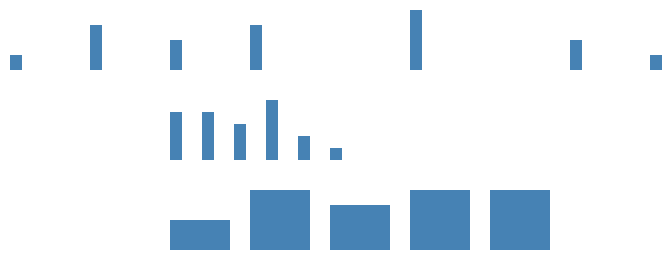

The Vega-Lite source for this figure:
### Vega specification from a JSON file in a GitHub repository (floating-point values rounded to 4 significant figures)
{"$schema": "https://vega.github.io/schema/vega/v6.json", "width": 200, "height": 130, "padding": 5, "signals": [{"name": "dr", "value": [-10, 40]}, {"name": "tr", "value": [3, 18]}, {"name": "xr", "value": [200, 2000]}], "data": [{"name": "flights", "values": [{"id": 0, "delay": null, "time": 0, "distance": 0}, {"id": 1, "delay": -5, "time": 7, "distance": 600}, {"id": 2, "delay": 10, "time": 14, "distance": 1200}, {"id": 3, "delay": 25, "time": 21, "distance": 1800}, {"id": 4, "delay": 40, "time": 4, "distance": 2400}, {"id": 5, "delay": 55, "time": 11, "distance": 500}, {"id": 6, "delay": -15, "time": 18, "distance": 1100}, {"id": 7, "delay": 0, "time": 1, "distance": 1700}, {"id": 8, "delay": 15, "time": 8, "distance": 2300}, {"id": 9, "delay": 30, "time": 15, "distance": 400}, {"id": 10, "delay": 45, "time": 22, "distance": 1000}, {"id": 11, "delay": null, "time": 5, "distance": 1600}, {"id": 12, "delay": -10, "time": 12, "distance": 2200}, {"id": 13, "delay": 5, "time": 19, "distance": 300}, {"id": 14, "delay": 20, "time": 2, "distance": 900}, {"id": 15, "delay": 35, "time": 9, "distance": 1500}, {"id": 16, "delay": 50, "time": 16, "distance": 2100}, {"id": 17, "delay": -20, "time": 23, "distance": 200}, {"id": 18, "delay": -5, "time": 6, "distance": 800}, {"id": 19, "delay": 10, "time": 13, "distance": 1400}, {"id": 20, "delay": 25, "time": 20, "distance": 2000}, {"id": 21, "delay": 40, "time": 3, "distance": 100}, {"id": 22, "delay": null, "time": 10, "distance": 700}, {"id": 23, "delay": -15, "time": 17, "distance": 1300}, {"id": 24, "delay": 0, "time": 0, "distance": 1900}, {"id": 25, "delay": 15, "time": 7, "distance": 0}, {"id": 26, "delay": 30, "time": 14, "distance": 600}, {"id": 27, "delay": 45, "time": 21, "distance": 1200}, {"id": 28, "delay": 60, "time": 4, "distance": 1800}, {"id": 29, "delay": -10, "time": 11, "distance": 2400}, {"id": 30, "delay": 5, "time": 18, "distance": 500}, {"id": 31, "delay": 20, "time": 1, "distance": 1100}, {"id": 32, "delay": 35, "time": 8, "distance": 1700}, {"id": 33, "delay": null, "time": 15, "distance": 2300}, {"id": 34, "delay": -20, "time": 22, "distance": 400}, {"id": 35, "delay": -5, "time": 5, "distance": 1000}, {"id": 36, "delay": 10, "time": 12, "distance": 1600}, {"id": 37, "delay": 25, "time": 19, "distance": 2200}, {"id": 38, "delay": 40, "time": 2, "distance": 300}, {"id": 39, "delay": 55, "time": 9, "distance": 900}], "transform": [{"type": "bin", "field": "delay", "extent": [-20, 70], "step": 10, "as": ["delay0", "delay1"]}, {"type": "bin", "field": "time", "extent": [0, 24], "step": 4, "as": ["time0", "time1"]}, {"type": "bin", "field": "distance", "extent": [0, 2500], "step": 500, "as": ["distance0", "distance1"]}, {"type": "crossfilter", "signal": "xf", "fields": ["delay", "time", "distance"], "query": [{"signal": "dr"}, {"signal": "tr"}, {"signal": "xr"}]}]}], "marks": [{"type": "group", "encode": {"enter": {"y": {"value": 0}, "width": {"signal": "width"}, "height": {"value": 30}}}, "data": [{"name": "delay-bins", "source": "flights", "transform": [{"type": "resolvefilter", "ignore": 1, "filter": {"signal": "xf"}}, {"type": "aggregate", "groupby": ["delay0", "delay1"], "key": "delay0", "drop": false}]}], "scales": [{"name": "ys", "type": "linear", "domain": {"data": "delay-bins", "field": "count"}, "range": [30, 0]}], "marks": [{"type": "rect", "from": {"data": "delay-bins"}, "encode": {"update": {"x": {"signal": "datum.delay0 * 4"}, "width": {"value": 6}, "y": {"scale": "ys", "field": "count"}, "y2": {"scale": "ys", "value": 0}, "fill": {"value": "steelblue"}}}}]}, {"type": "group", "encode": {"enter": {"y": {"value": 45}, "width": {"signal": "width"}, "height": {"value": 30}}}, "data": [{"name": "time-bins", "source": "flights", "transform": [{"type": "resolvefilter", "ignore": 2, "filter": {"signal": "xf"}}, {"type": "aggregate", "groupby": ["time0", "time1"], "key": "time0", "drop": false}]}], "scales": [{"name": "ys", "type": "linear", "domain": {"data": "time-bins", "field": "count"}, "range": [30, 0]}], "marks": [{"type": "rect", "from": {"data": "time-bins"}, "encode": {"update": {"x": {"signal": "datum.time0 * 4"}, "width": {"value": 6}, "y": {"scale": "ys", "field": "count"}, "y2": {"scale": "ys", "value": 0}, "fill": {"value": "steelblue"}}}}]}, {"type": "group", "encode": {"enter": {"y": {"value": 90}, "width": {"signal": "width"}, "height": {"value": 30}}}, "data": [{"name": "distance-bins", "source": "flights", "transform": [{"type": "resolvefilter", "ignore": 4, "filter": {"signal": "xf"}}, {"type": "aggregate", "groupby": ["distance0", "distance1"], "key": "distance0", "drop": false}]}], "scales": [{"name": "ys", "type": "linear", "domain": {"data": "distance-bins", "field": "count"}, "range": [30, 0]}], "marks": [{"type": "rect", "from": {"data": "distance-bins"}, "encode": {"update": {"x": {"signal": "datum.distance0 / 12.5"}, "width": {"value": 30}, "y": {"scale": "ys", "field": "count"}, "y2": {"scale": "ys", "value": 0}, "fill": {"value": "steelblue"}}}}]}]}
